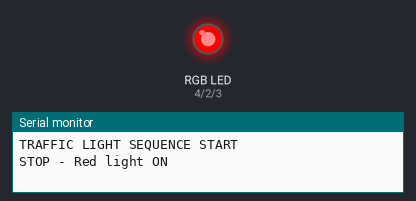
The sketch below on a simulated Arduino Uno, built with avr-gcc and run on an emulated ATmega328P. Shown: an RGB LED mixed from three pins (HIGH = lit), the last lines printed to the serial monitor.

Above: at 0.1 s.
At 60.1 s:
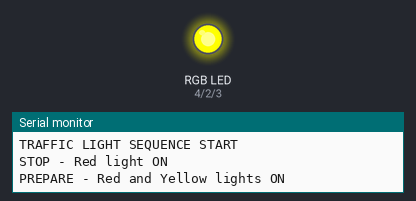
At 120.1 s:
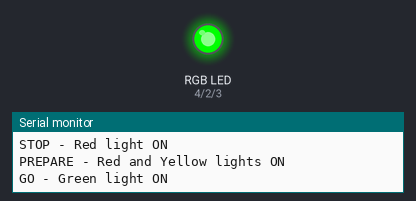
Timing chart, 0 to 121.6 s (numbered marks = the images above):
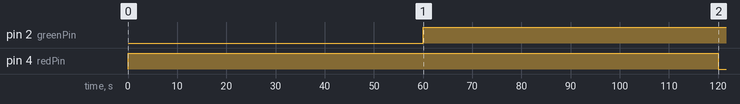

The sketch:

traffic_light_system_using_rgb_bulb1.ino
```cpp
// Traffic Light System Control using RGB Light

// Pin definitions for red, blue, and green LEDs
const int redPin = 4;
const int bluePin = 3;
const int greenPin = 2;

// Setup function to initialize serial communication and pin modes
void setup() {
  // Initialize serial communication at 9600 baud rate
  Serial.begin(9600);

  // Set pin modes for red, blue, and green LEDs as outputs
  pinMode(redPin, OUTPUT);
  pinMode(bluePin, OUTPUT);
  pinMode(greenPin, OUTPUT);
}

// Function to control the traffic light sequence
void traffic_light() {
  // Red Light: Stop
  analogWrite(redPin, 255);  // Turn on red light (full brightness)
  analogWrite(bluePin, 0);   // Turn off yellow light
  analogWrite(greenPin, 0);  // Turn off green light
  Serial.println("STOP - Red light ON");
  delay(60000);  // Wait for 4 seconds

  // (Red + Green =) Yellow Light: Prepare to Go
  analogWrite(redPin, 255);  // Keep red light on
  analogWrite(bluePin, 0); // Turn on yellow light (full brightness)
  analogWrite(greenPin, 255);  // Turn off green light
  Serial.println("PREPARE - Red and Yellow lights ON");
  delay(60000);  // Wait for 4 seconds

  // Green Light: Go
  analogWrite(redPin, 0);   // Turn off red light
  analogWrite(bluePin, 0);   // Turn off yellow light
  analogWrite(greenPin, 255); // Turn on green light (full brightness)
  Serial.println("GO - Green light ON");
  delay(60000);  // Wait for 4 seconds
}

// Main loop to repeatedly execute the traffic light sequence
void loop() {
  Serial.println("TRAFFIC LIGHT SEQUENCE START");
  traffic_light();  // Execute the traffic light sequence
  delay(500);  // Wait for 1 second before restarting the sequence
  Serial.println("TRAFFIC LIGHT SEQUENCE END");
}
```

Measured:
- by itself, pin 2 (greenPin): LOW → HIGH at 60.0 s
- by itself, pin 4 (redPin): LOW → HIGH at 0.00 s, → LOW 120 s later
